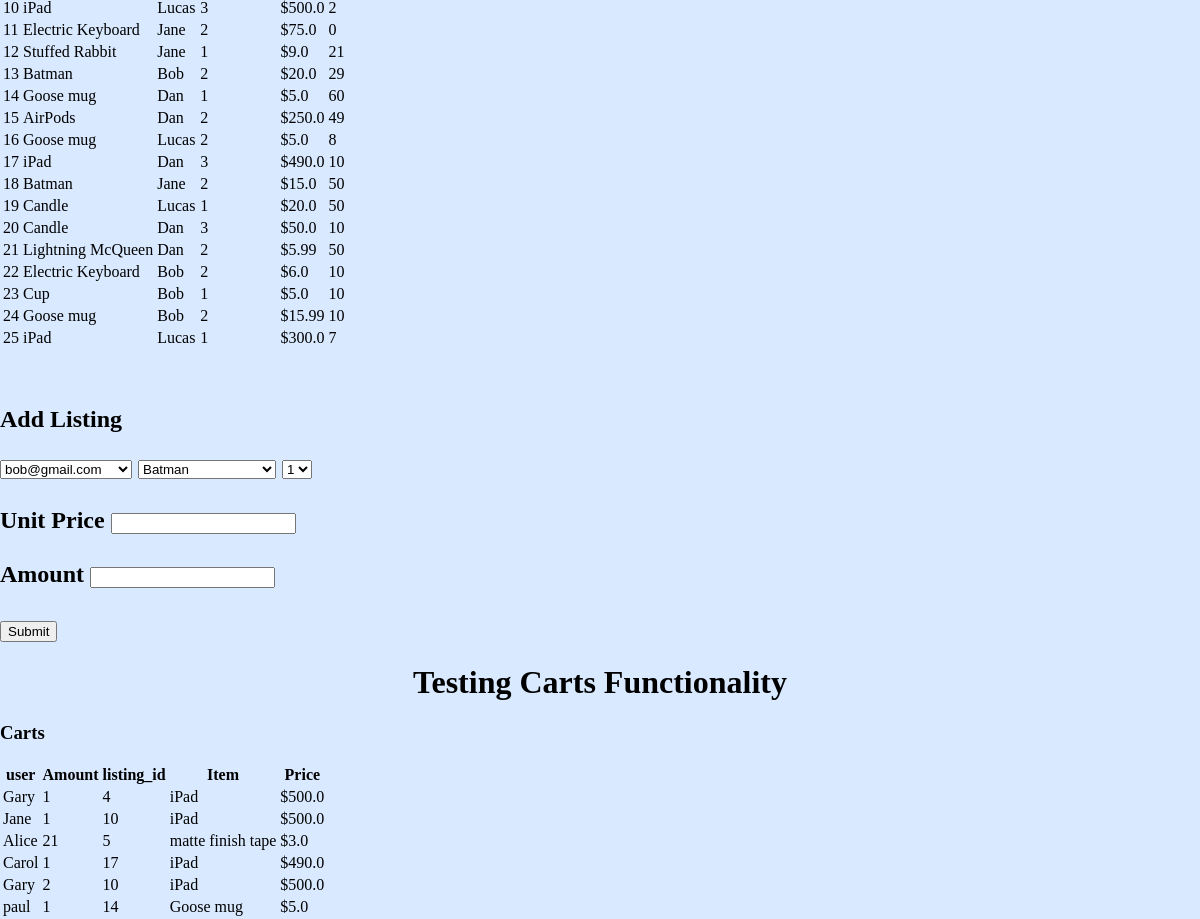
/test (middle part), run on an earlier commit of the app's database.
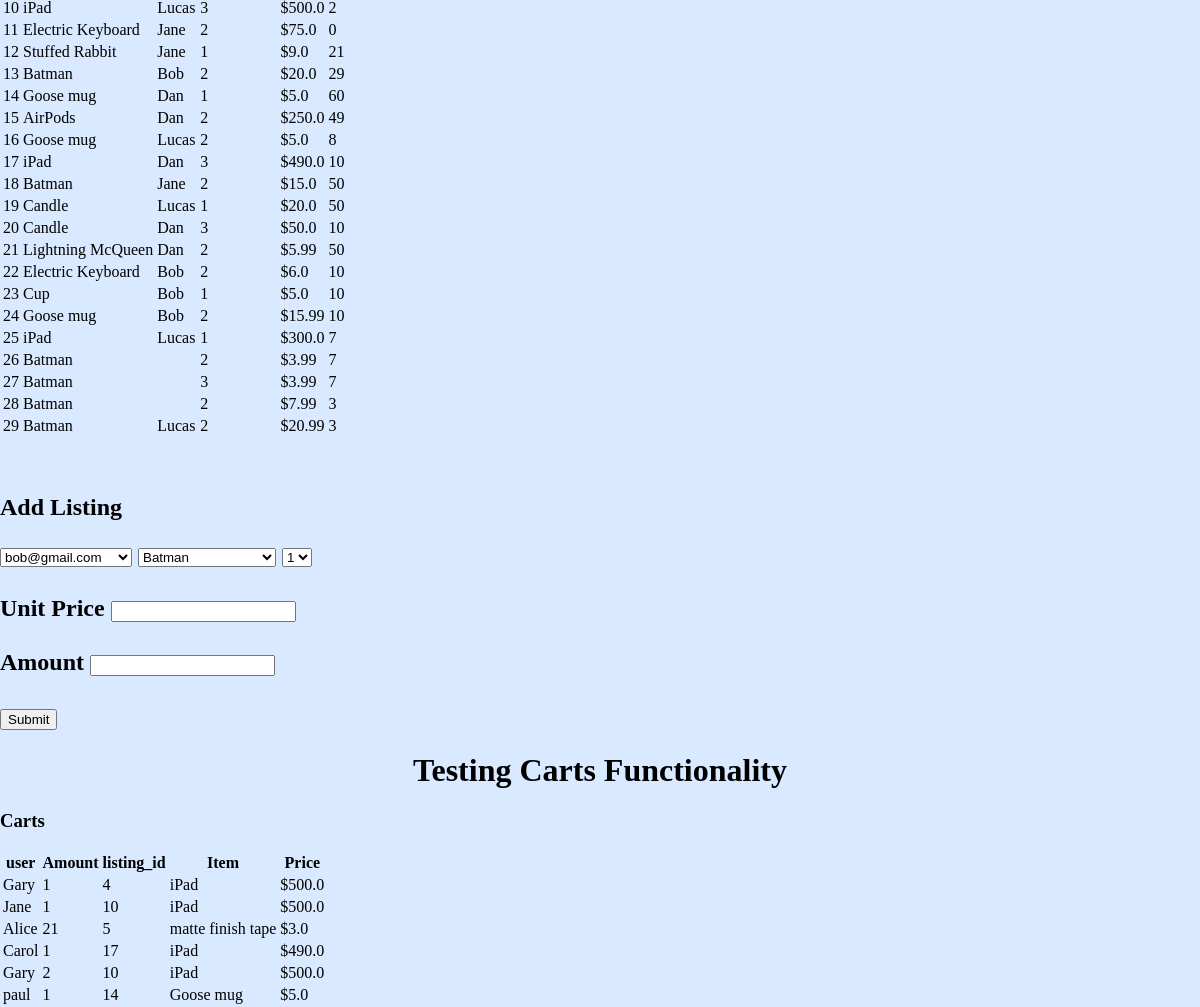
And on a later commit of the database.
### models.py (models this page shows, shortened)
class Listing(Base):
    __tablename__ = 'listings'
    id = Column(Integer, primary_key=True)
    item_id = Column(Integer,ForeignKey('items.id'))
    seller_id = Column(Integer,ForeignKey('users.id'))
    warehouse_id = Column(Integer,ForeignKey('warehouses.id'))
    price = Column(Float, unique = False)
    amount = Column(Integer, unique = False)
    seller = relationship("User",back_populates="listings",uselist=False)
    item = relationship("Item",back_populates="listings",uselist=False)
    warehouse = relationship("Warehouse",back_populates="listings",uselist=False)
    carts = relationship("Cart",back_populates="listing",cascade="all, delete-orphan")
    __table_args__ = (
        CheckConstraint('amount >= 0'),{}
        )

class Item(Base):
    __tablename__ = 'items'
    id = Column(Integer, primary_key=True)
    name = Column(String(20), unique=False)
    brand = Column(String(20), unique=False)
    color = Column(String(20), unique=False)
    size = Column(Integer, unique=False)
    desc = Column(Text, unique=False)
    imgurl = Column(Text, unique=False,nullable=True)
    categories = relationship("InCat",back_populates="item",cascade="all, delete-orphan")
    reviews = relationship("Review",back_populates="item",cascade="all, delete-orphan")
    listings = relationship("Listing",back_populates="item",cascade="all, delete-orphan")
    orders = relationship("Order",back_populates="item",cascade="all, delete-orphan")

class User(Base):
    __tablename__ = 'users'
    id = Column(Integer, primary_key=True)
    email = Column(String(20), unique=True)
    name = Column(String(30), unique=False)
    password = Column(String(20), unique=False)
    balance = Column(Float, unique = False)
    type = Column(String(20), unique=False)
    street = Column(String(20), unique=False)
    city = Column(String(20), unique=False)
    zip = Column(Integer, unique=False)
    state = Column(String(2), unique=False)
    listings = relationship("Listing",back_populates="seller",cascade="all, delete-orphan")
    carts = relationship("Cart",back_populates="user",cascade="all, delete-orphan")
    orders_buy = relationship("Order",back_populates="user",primaryjoin="User.id==Order.user_id",cascade="all, delete-orphan")
    orders_sell = relationship("Order",back_populates="seller",primaryjoin="User.id==Order.seller_id",cascade="all, delete-orphan")
    reviews_buy = relationship("Review",back_populates="user",primaryjoin="User.id==Review.user_id",cascade="all, delete-orphan")
    reviews_sell = relationship("Review",back_populates="seller",primaryjoin="User.id==Review.seller_id",cascade="all, delete-orphan")
    warehouse = relationship("ManagerLocation",back_populates="manager",uselist=False,cascade="all, delete-orphan")
    __table_args__ = (
        CheckConstraint('type="User" OR type="Seller" OR type="Manager"'),
        CheckConstraint('balance >= 0'),{}
        )

class Warehouse(Base):
    __tablename__ = 'warehouses'
    id = Column(Integer, primary_key=True)
    street = Column(String(20), unique=False)
    city = Column(String(20), unique=False)
    zip = Column(Integer, unique=False)
    state = Column(String(2), unique=False)
    capacity = Column(Integer, unique=False)
    listings = relationship("Listing",back_populates="warehouse",cascade="all, delete-orphan")
    orders = relationship("Order",back_populates="warehouse",cascade="all, delete-orphan")
    manager = relationship("ManagerLocation",back_populates="warehouse",cascade="all, delete-orphan")

class Cart(Base):
    __tablename__ = 'carts'
    id = Column(Integer, primary_key=True)
    user_id = Column(Integer,ForeignKey('users.id'))
    listing_id = Column(Integer,ForeignKey('listings.id'))
    amount = Column(Integer, unique = False)
    user = relationship("User",back_populates="carts",uselist=False)
    listing = relationship("Listing",back_populates="carts",uselist=False)
    __table_args__ = (
        UniqueConstraint('user_id','listing_id'),{}
        )

### app.py (the view)
@app.route('/test')
def test():
    return render_template(
        'test.html',
        users = User.query.all(),
        sellers = User.query.filter_by(type="Seller"),
        warehouses = Warehouse.query.all(),
        cats = Category.query.all(),
        incats = InCat.query.all(),
        items = Item.query.all(),
        reviews = Review.query.all(),
        listings = Listing.query.all(),
        carts = Cart.query.all(),
        orders = Order.query.all()
    )

### templates/test.html (shortened to what this page needs)
{% extends 'base.html' %}
{% block body %}
<br /><br />
<h2>Add a User<h2>
<br /><br />
<h2>New Warehouse<h2>
<br /><br />
<br /><br />
<h2>Delete Item<h2>
<h2>New Category<h2>
<h2>Delete Category<h2>
<br /><br />
<h2>Add Review<h2>
<table>
  <tbody>
  {% for l in listings %}
    <tr>
      <td> {{ l.id }}</td>
      <td> {{ l.item.name }}</td>
      <td> {{ l.seller.name }}</td>
      <td> {{ l.warehouse.id }}</td>
      <td> ${{ l.price }}</td>
      <td> {{ l.amount }}</td>
    </tr>
  {% endfor %}
  </tbody>
</table>
<br /><br />
<h2>Add Listing<h2>
<form action="/add_listing" >
 <select name="seller_id" id="seller_id">
    {% for s in sellers %}
    <option value = {{ s.id }} > {{ s.email }} </option>
    {% endfor %}
  </select>
  <select name="item_id" id="item_id">
     {% for item in items %}
     <option value = {{ item.id }} > {{ item.name }} </option>
     {% endfor %}
   </select>
   <select name="warehouse_id" id="warehouse_id">
      {% for wh in warehouses %}
      <option value = {{ wh.id }} > {{ wh.id }} </option>
      {% endfor %}
    </select>
   <br />
   <br />
   <label>Unit Price</label>
   <input type="number" name="price" min=1 step=0.01 />
   <br />
   <br />
   <label>Amount</label>
   <input type="number" name="amount" min=1 />
   <br />
   <br />
  <input type="submit" />
</form>
<h1>Testing Carts Functionality</h1>
<h3>Carts</h3>
<table>
  <thead>
    <th>user</th>
    <th>Amount</th>
    <th>listing_id</th>
    <th>Item</th>
    <th>Price</th>
  </thead>
  <tbody>
  {% for cart in carts %}
    <tr>
      <td> {{ cart.user.name }}</td>
      <td> {{ cart.amount }}</td>
      <td> {{ cart.listing_id }}</td>
      <td> {{ cart.listing.item.name }}</td>
      <td> ${{ cart.listing.price }}</td>
    </tr>
  {% endfor %}
  </tbody>
</table>
<br /><br />
{% endblock %}

What changed in the data, as far as the page shows it:
added Listing: id "26", item.name "Batman", warehouse.id "2", price "3.99", amount "7"
added Listing: id "27", item.name "Batman", warehouse.id "3", price "3.99", amount "7"
added Listing: id "28", item.name "Batman", warehouse.id "2", price "7.99", amount "3"
added Listing: id "29", item.name "Batman", seller.name "Lucas", warehouse.id "2", price "20.99", amount "3"
